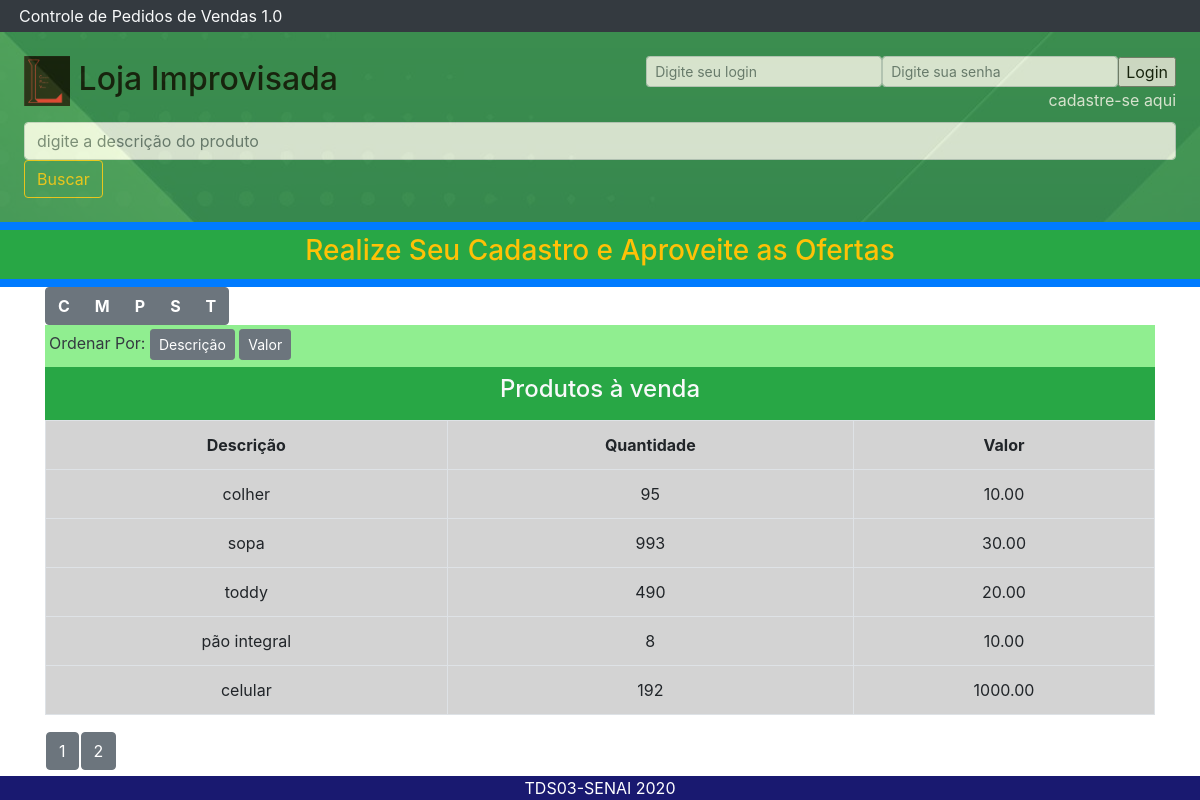
The app's page /, older data.
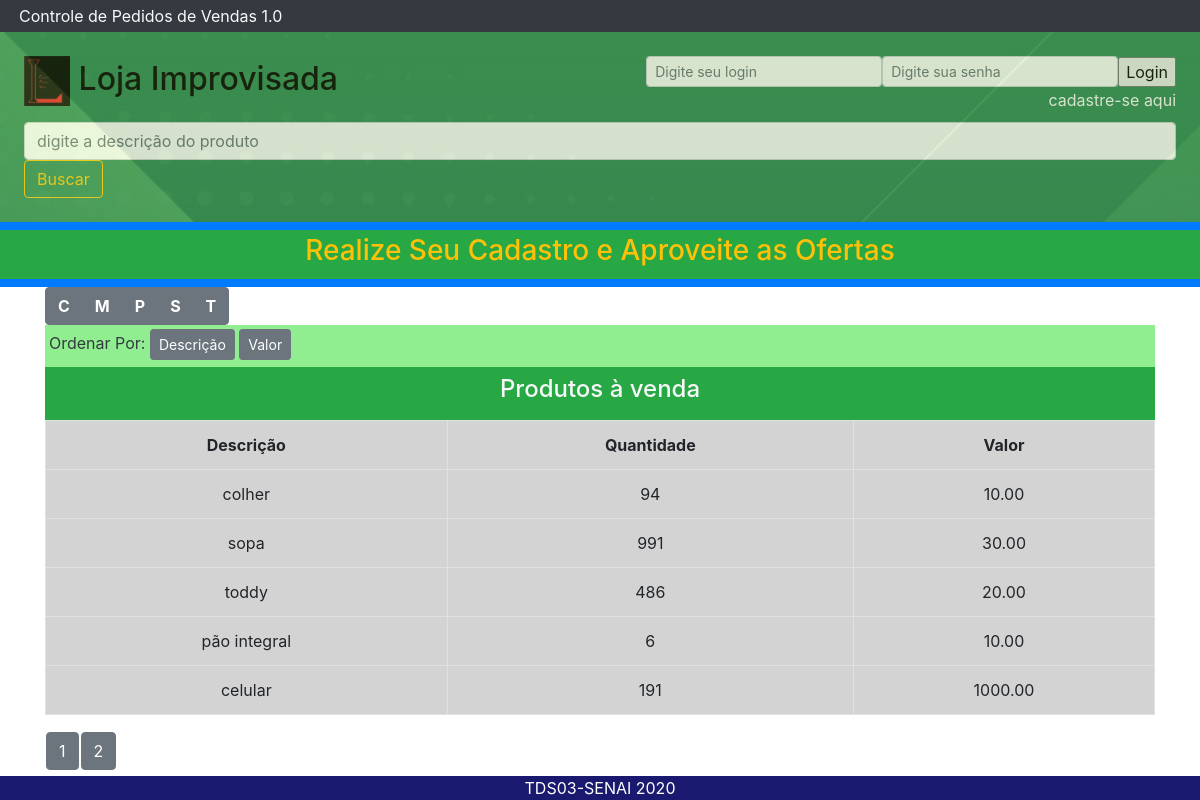
The same page, newer data.
### tables this page shows
CREATE TABLE `produtos` (
  `idprodutos` int(11) NOT NULL,
  `descricao` varchar(255) NOT NULL,
  `estoque` int(11) NOT NULL,
  `valor` decimal(10,2) DEFAULT NULL,
  `status_produto` tinytext DEFAULT NULL
);

### index.php (the view, shortened to what this page needs)
<!DOCTYPE HTML>
<html>
    <head>
        <link rel="stylesheet" href="https://maxcdn.bootstrapcdn.com/bootstrap/4.0.0/css/bootstrap.min.css">
    </head>
    <body>
        <header><div class="p-1 mb-0 bg-dark text-light "><div class="col-md-4 col-md-offset-4">Controle de Pedidos de Vendas 1.0</div></div></header>
        <nav style="background-image:url('img/background.jpg');">
            <div class="p-4 mb-0" style="background-color:seagreen;color:black; opacity:0.75">
                    <div class="box float-left" style="width:50%;">
                        <div class="form-group">
                        <h2><img src="img/logo.jpg" width=8% height=8%>
                        Loja Improvisada</h2>
                        </div>
                    </div>
                    <div class="float-right">
                        <form class="form-inline" name="login" id="login_usuario" action="login.php" method="post">
                        <div class="form-group">
                            <input class="form-control form-control-sm" type="text" name="login" placeholder="Digite seu login">
                            <input class="form-control form-control-sm" type="password" name="senha" placeholder="Digite sua senha">
                            <br/>
                            <input type="submit" value="Login">
                        </div>
                        </form>
                    </div>
                    <div class="p-2 mb-2">
                    </div>
                    <p>
                    <div class="float-right">
                        <a href='cadcliente.php' style="color:white">cadastre-se aqui</a>
                    </div>
                        <?php
                            include("conecta.php");
                        ?>
                    <div>
                        <div>
                            <form class="form" action="index.php" method="post">
                            <input class="form-control input-lg" type="text" name="procura" placeholder="digite a descrição do produto">
                            <input type="submit" name="Procurar" value="Buscar" class="btn btn-outline-warning">
                        </div>
                    </div>
            </div>
        </nav>
        <section>
            <div class='p-1 mb-0 bg-primary text-dark'>
            </div>
            <?php
            echo "<div class='p-1 mb-0 bg-success text-warning'>";
                echo "<div class='container'>";
                    echo "<div style='text-align: center;'>";
                        echo "<h3>Realize Seu Cadastro e Aproveite as Ofertas</h3>";
                    echo "</div>";
                echo "</div>";
            echo "</div>";
            ?>
            <div class='p-1 mb-0 bg-primary text-dark'>
            </div>
            <div class="container">
                    <div class="btn-toolbar" role="toolbar" aria-label="Toolbar with button groups">
                        <div class="btn-group mr-2" role="group" aria-label="First group">
                            <?php
                                $letra = mysqli_query($conn, "SELECT DISTINCT LEFT(descricao, 1) AS letra from produtos ORDER BY letra");
                                while($letras = mysqli_fetch_array($letra)){
                                    $inicial = strtoupper($letras['letra']);
                                    echo '<button type="submit" value="'.$inicial.'" name="letra" class="btn btn-secondary"><b>'.$inicial.'</b></button>';
                                }
                            ?>
                        </div>
                    </div>
                        <div class="p-1 mb-0 text-dark" style="background-color: lightgreen">
                            <label>Ordenar Por:</label>
                            <button type=submit name="descricao" class="btn btn-secondary btn-sm">Descrição</button>
                            <button type=submit name="valor" class="btn btn-secondary btn-sm">Valor</button>
                        </div>
                    <?php
                        $pagina = (isset($_GET['pagina']))? $_GET['pagina'] : 1;
                        if(!isset($_POST['descricao']) and !isset($_POST['valor']) and !isset($_POST['letra']) and (!isset($_POST['procura']) or $_POST['procura']==null)){
                            $sql = mysqli_query($conn, "SELECT * FROM produtos WHERE status_produto='A' ORDER BY idprodutos");
                        }
                        $total = mysqli_num_rows($sql);
                        $registros = 5;
                        $numpaginas = ceil($total / $registros);
                        $inicial = ($registros * $pagina) - $registros;
                        if(!isset($_POST['descricao']) and !isset($_POST['valor']) and !isset($_POST['letra']) and (!isset($_POST['procura']) or $_POST['procura']==null)){
                            $sql = mysqli_query($conn, "SELECT * FROM produtos WHERE status_produto='A' ORDER BY idprodutos LIMIT $inicial,$registros");
                        }
                        echo "<div>";
                            echo "<div class='p-2 mb-0 bg-success text-light'>";
                                echo "<h4 style='text-align:center;'>Produtos à venda</h4>";
                            echo "</div>";
                            echo "<table class='table table-bordered' style='text-align:center;background-color: lightgray'>";
                            echo "<tr>";
                                echo "<th>Descrição</th>";
                                echo "<th>Quantidade</th>";
                                echo "<th>Valor</th>";
                            echo "</tr>";
                            while($produto = mysqli_fetch_array($sql)){
                                echo "<tr>";
                                    echo "<td>".$produto['descricao']."</td>";
                                    echo "<td>".$produto['estoque']."</td>";
                                    echo "<td>".$produto['valor']."</td>";
                                echo "</tr>";
                            }
                            echo "</table>";
                            echo "<div class='btn-toolbar' role='toolbar' aria-label='Toolbar with button groups'>";
                                echo "<div class='btn-group mr-0' role='group' aria-label='First group'>";
                                    echo "<table>";
                                        for($i = 1; $i <  $numpaginas + 1; $i++){
                                            echo "<td><form action='index.php?pagina=$i' method='post'>";
                                                if(!isset($_POST['valor']) and !isset($_POST['descricao']) and !isset($_POST['letra']) and (!isset($_POST['procura']) or $_POST['procura']==null)){
                                                    echo "<button type=submit class='btn btn-secondary'>$i</button>";
                                                }
                                            echo "</form></td>";
                                        }
                                    echo "</table>";
                                echo "</div>";
                            echo "</div>";
                        echo "</div>";
                        ?>
            </div>
            <div class="p-2 mb-2">
            </div>
        </section>
        <footer>
        <div style="position:fixed; left: 0; bottom: 0; width: 100%; background-color: #191970; color: white; text-align: center;">TDS03-SENAI 2020</div>
        </footer>
    </body>
</html>

Row changes from the older to the newer data that the page shows:
changed produtos "colher": estoque "95" → "94"
changed produtos "sopa": estoque "993" → "991"
changed produtos "toddy": estoque "490" → "486"
changed produtos "pão integral": estoque "8" → "6"
changed produtos "celular": estoque "192" → "191"
